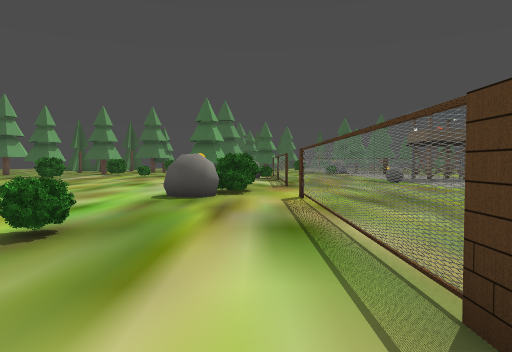
view 1 (above)

24 first-person views from a walk through a Godot game level. The camera is 1.5 m above the floor, tilts 2° down and sees 70° across. Doors that lead somewhere are drawn open, without their leaves. The floor is counted in squares, 2 m on a side. Each view is taken from the middle of a square. On the plan, view 1 faces up. The plan holds only what a view shows up to about 11 squares ahead; the rest is blank. The place goes on beyond the plan. Some surface patterns are stand-ins.

view 2
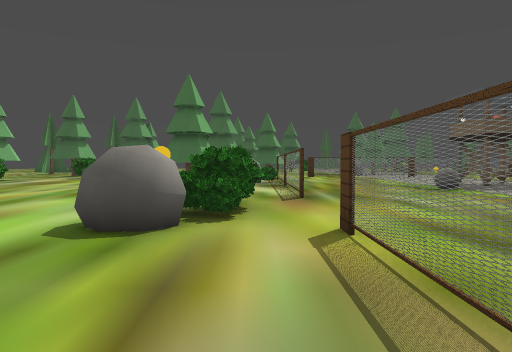

view 3
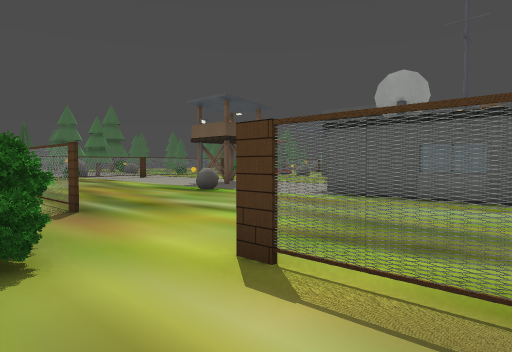

view 4
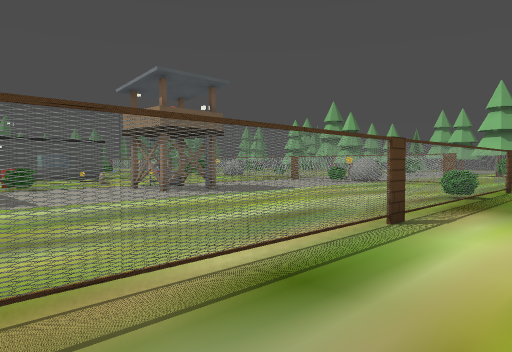

view 5
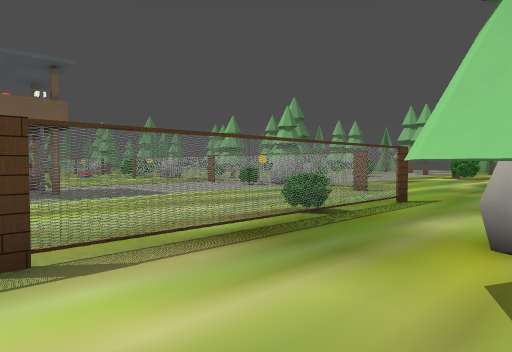

view 6
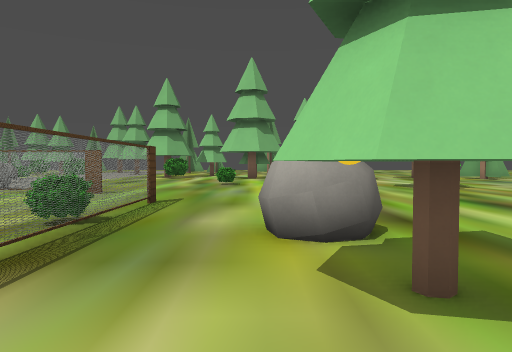

view 7
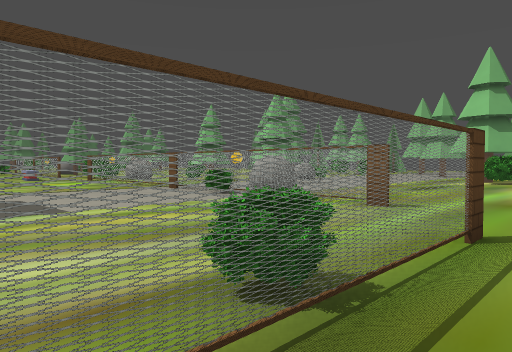

view 8
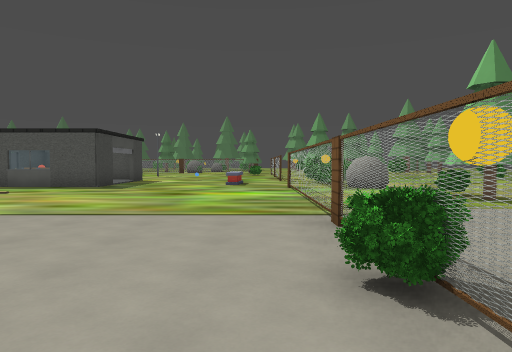

view 9
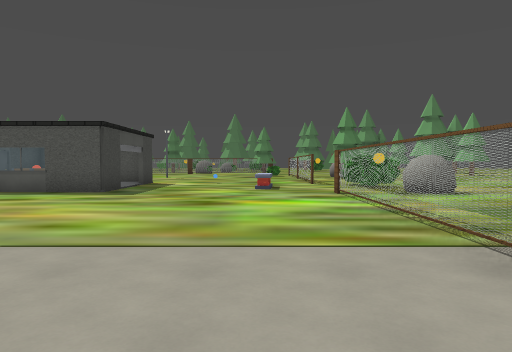

view 10
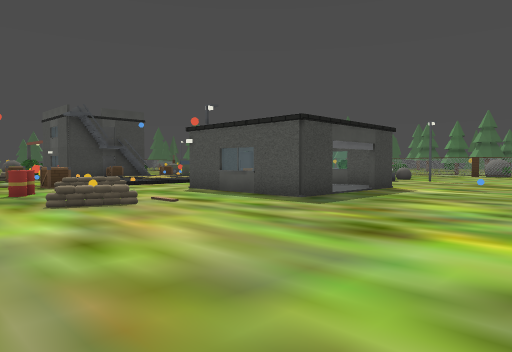

view 11
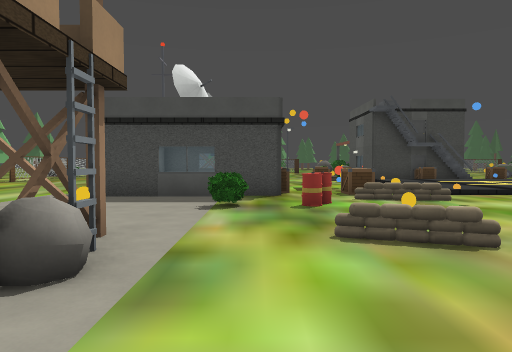

view 12
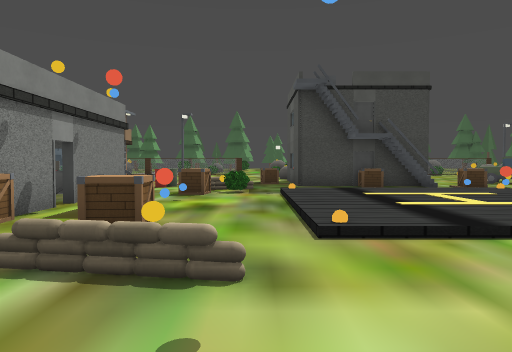

view 13
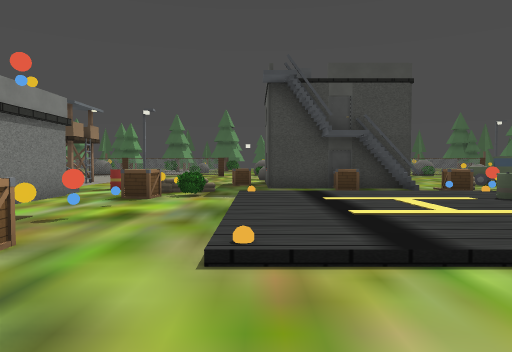

view 14
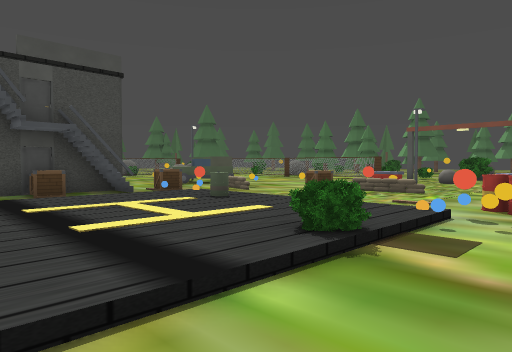

view 15
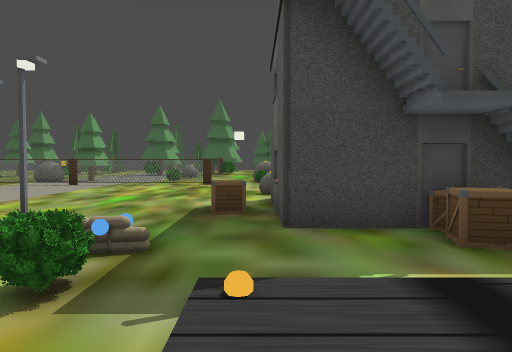

view 16
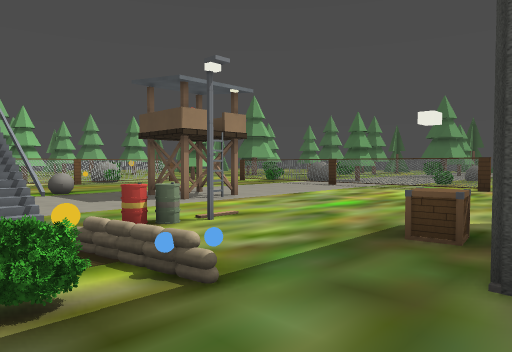

view 17
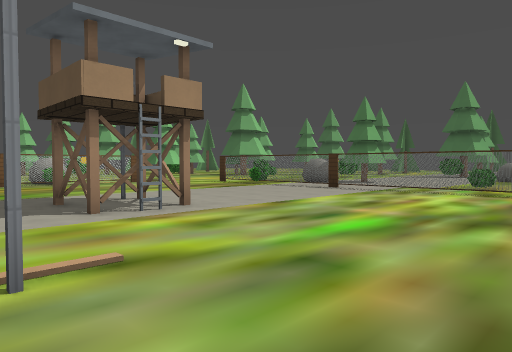

view 18
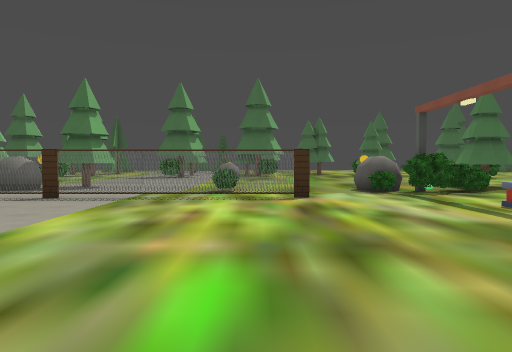

view 19
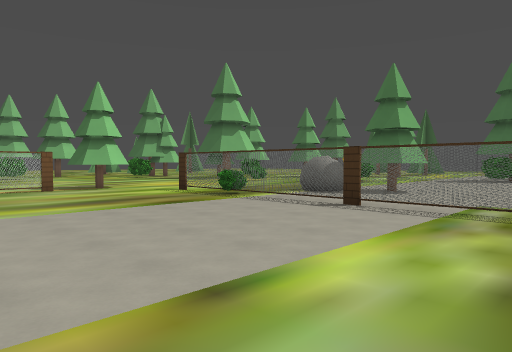

view 20
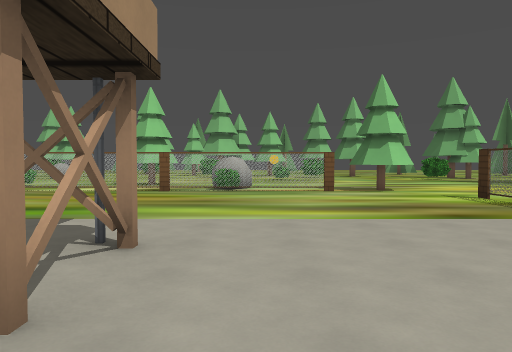

view 21
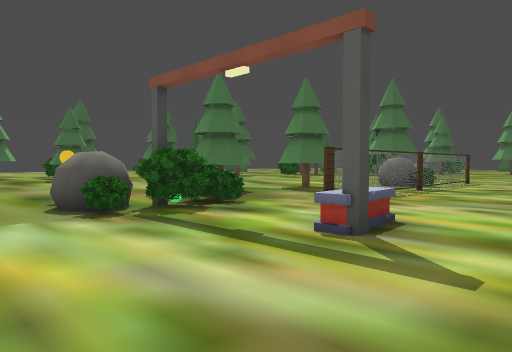

view 22
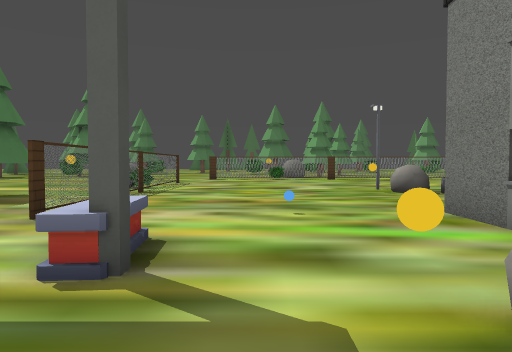

view 23
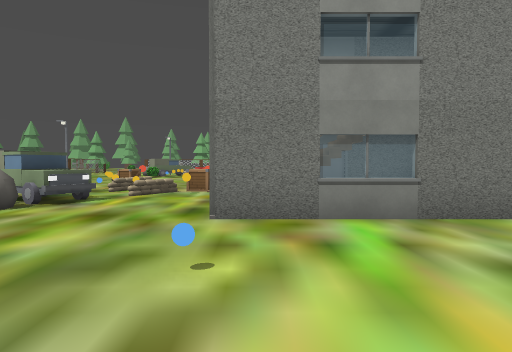

view 24
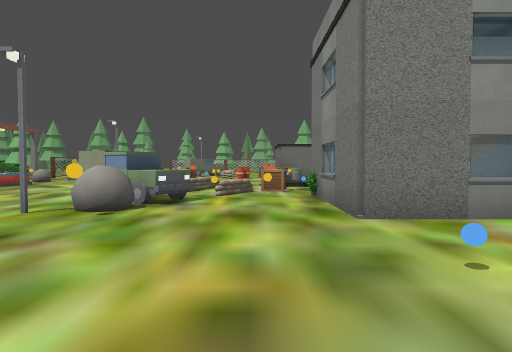

### Floor plan
Key: @ floor where view 1 was taken; # wall or solid block; x gap in a wall; . main floor; : floor 0.25 m higher than the main floor; / step, stairs or slope; D open door; = window, fence, low wall or low ledge; ^ raised ledge; B bush; U boulder; T thing the floor can be seen under or through; P pine tree; L pole; A barrier; C crate; R barrel; O other object.
Columns run from 4 left of view 1 to 24 right of it. Each row starts with its distance up from view 1.
 27           UPP.......UU.OPP.PP
 26          .U.....B...BBBO...P.
 25     .................BB......
 24     ...##BTTTTTTTTT.....#####
 23     PP.......................
 22     PP................A......
 21     .x.......................
 20     .#..............U...O....
 19     U#..............UU.......
 18    UBB......L#.......####....
 17     .#......L#.......#  #...U
 16   P .#......##.....C.# ##...^
 15  PPP.#...U.........C####B...#
 14     .#...UU.....L....##C#B#=.
 13     .#..........R.=O..CC#CC=O
 12     .#....... //..BO.......=O
 11 .. O ......#  ##.CCB/:::OO...
 10 .. BB......#   #....::::::..C
  9 ..UBB......#   DDO..::::R:
  8 ..UU.#.....#    D#..:::::: ..
  7  ....#.....#   C.C..::::::...
  6  ....#..... ####CCC./::B:/...
  5  ....#.....  # ...=......COO
  4  .B..T........B.O.......  C
  3   ...T........BB.....O
  2   ...T..............OO
  1   ...T......##..=...#OO
  0  PPP@T......LUU..=..#  ..
 -1  .U..T......L#......##..##
 -2 ..UU.T....................
 -3 .. ..BB....................
 -4 .. ..T..................O..
 -5 .. ..T................A
 -6    ....................
 -7    ....####B#########..
 -8    .......UU........U.O
 -9    ........U .......UU

Where each view was taken, in squares from view 1:
view 1: 0 up, 0 right, facing up
view 2: 4 up, 0 right, facing up
view 3: 6 up, 1 left, facing up-right
view 4: 6 up, 1 left, facing down-right
view 5: 2 up, 2 left, facing down-right
view 6: 2 up, 1 left, facing down
view 7: 1 down, 0 right, facing down-right
view 8: 6 down, 5 right, facing right
view 9: 5 down, 7 right, facing right
view 10: 6 down, 10 right, facing up-right
view 11: 3 down, 11 right, facing up
view 12: 2 up, 15 right, facing up
view 13: 3 up, 16 right, facing up
view 14: 4 up, 16 right, facing up-right
view 15: 9 up, 16 right, facing up
view 16: 11 up, 17 right, facing up-left
view 17: 14 up, 15 right, facing up-left
view 18: 16 up, 13 right, facing up
view 19: 18 up, 12 right, facing up-left
view 20: 19 up, 11 right, facing left
view 21: 20 up, 14 right, facing up-right
view 22: 21 up, 15 right, facing right
view 23: 23 up, 20 right, facing down
view 24: 23 up, 22 right, facing down
